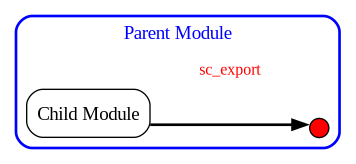

Python code for this plot:
import graphviz

# Создаём граф с направлением слева направо и ортогональными линиями
dot = graphviz.Digraph(comment='Hierarchical Module with Export')
dot.attr(rankdir='LR', splines='ortho')

# Родительский модуль – кластер с рамкой
with dot.subgraph(name='cluster_parent') as parent:
    parent.attr(
        label='Parent Module',
        style='rounded',
        color='blue',
        fontcolor='blue',
        penwidth='2'
    )
    # Дочерний блок
    parent.node(
        'child',
        'Child Module',
        shape='box',
        style='rounded',
        fillcolor='lightgrey',
        color='black'
    )
    # Порт на границе родителя (маленький кружок)
    parent.node(
        'port',
        '',
        shape='circle',
        width='0.2',
        height='0.2',
        style='filled',
        fillcolor='red',
        #label=''
    )
    # Невидимое ребро, чтобы разместить порт справа от дочернего блока
    parent.edge('child', 'port', style='invis', weight='100', minlen='2')

# Видимое соединение от дочернего блока к порту с подписью
dot.edge(
    'child', 'port',
    label='sc_export',
    arrowhead='normal',
    penwidth='2',
    fontsize='12',
    fontcolor='red'
)

# Рендерим в PNG и открываем
dot.render('sc_export', format='png', view=True)
